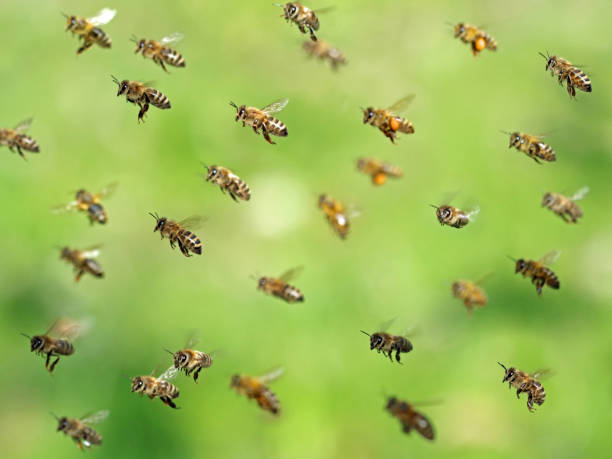
#> input picture image processing codes/KODLAR8_Histogram_Islemleri/KODLAR8_Histogram_Islemleri/bee.jpg, 612 x 459 px
$ python K8_2_3_RESIM_Histogram_red.py
#> lines starting #> are read from the running program, lines starting #| are printed output that depends on the picture


import cv2
import numpy as np
from matplotlib import pyplot as plt

img = cv2.imread('bee.jpg')
#> img is the input picture: shape (459, 612, 3); mean B, G, R 89.1, 187.1, 158.7

hist = cv2.calcHist([img],[2],None,[256],[0,256])
#> hist = 256 values, max 5979 at index 180, min 2 at index 2, mean 1097.3

plt.plot(hist, color='r')
plt.title('Kırmızı Kanal')
plt.show()
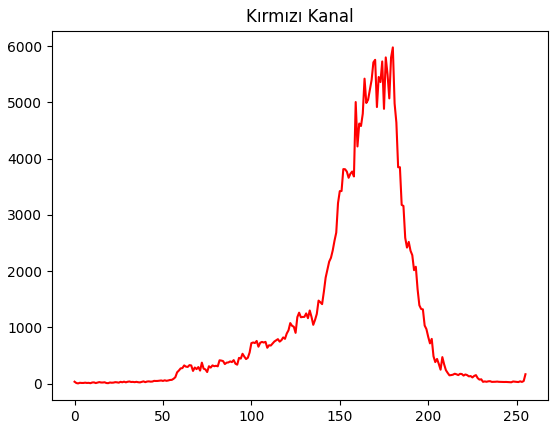
#> figure drawn by matplotlib, 1 panel; curve peaks at x = 180, y = 5979

cv2.imshow("img",img)

cv2.waitKey(0)
cv2.destroyAllWindows()

$ run again, with image processing codes/KODLAR8_Histogram_Islemleri/KODLAR8_Histogram_Islemleri/Resim13_Rontgen_Panoramik.jpg copied over image processing codes/KODLAR8_Histogram_Islemleri/KODLAR8_Histogram_Islemleri/bee.jpg
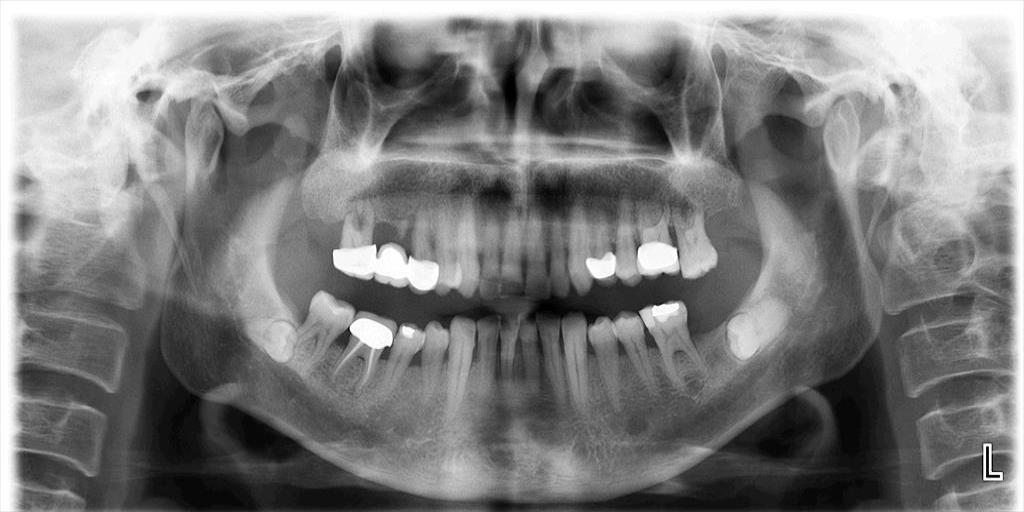
#> input picture image processing codes/KODLAR8_Histogram_Islemleri/KODLAR8_Histogram_Islemleri/Resim13_Rontgen_Panoramik.jpg, 1024 x 512 px
#> img is the input picture: shape (512, 1024, 3); min 0, max 255, mean 127.4
#> hist = 256 values, max 11088 at index 255, min 41 at index 3, mean 2048
#> `plt.show()`:
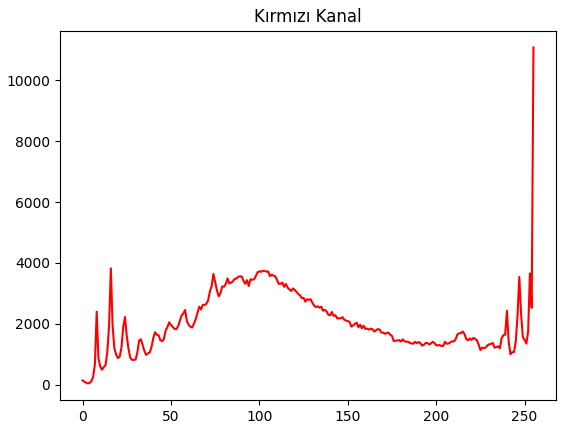
#> figure drawn by matplotlib, 1 panel; curve peaks at x = 255, y = 11088

$ run again, with image processing codes/KODLAR8_Histogram_Islemleri/KODLAR8_Histogram_Islemleri/Resim17_Bitewing1.jpg copied over image processing codes/KODLAR8_Histogram_Islemleri/KODLAR8_Histogram_Islemleri/bee.jpg
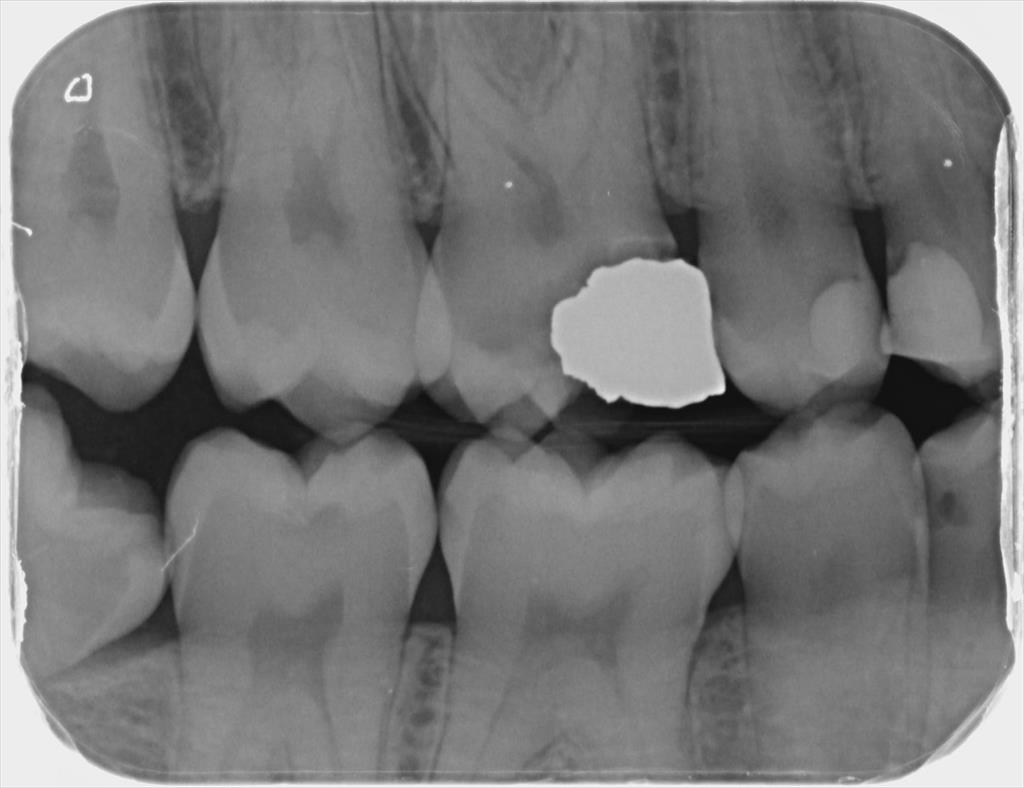
#> input picture image processing codes/KODLAR8_Histogram_Islemleri/KODLAR8_Histogram_Islemleri/Resim17_Bitewing1.jpg, 1024 x 788 px
#> img is the input picture: shape (788, 1024, 3); min 12, max 253, mean 118.6
#> hist = 256 values, max 18085 at index 237, min 0 at index 0, mean 3152
#> `plt.show()`:
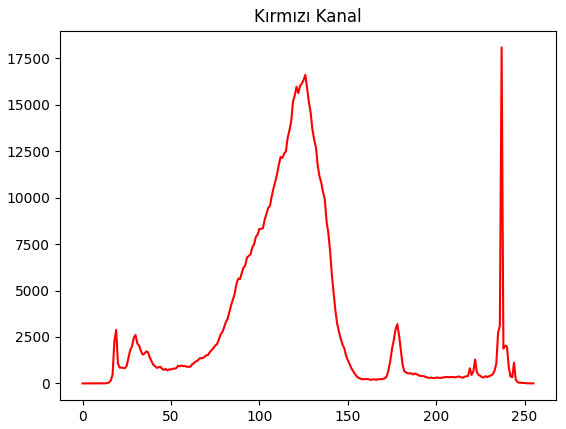
#> figure drawn by matplotlib, 1 panel; curve peaks at x = 237, y = 18085
